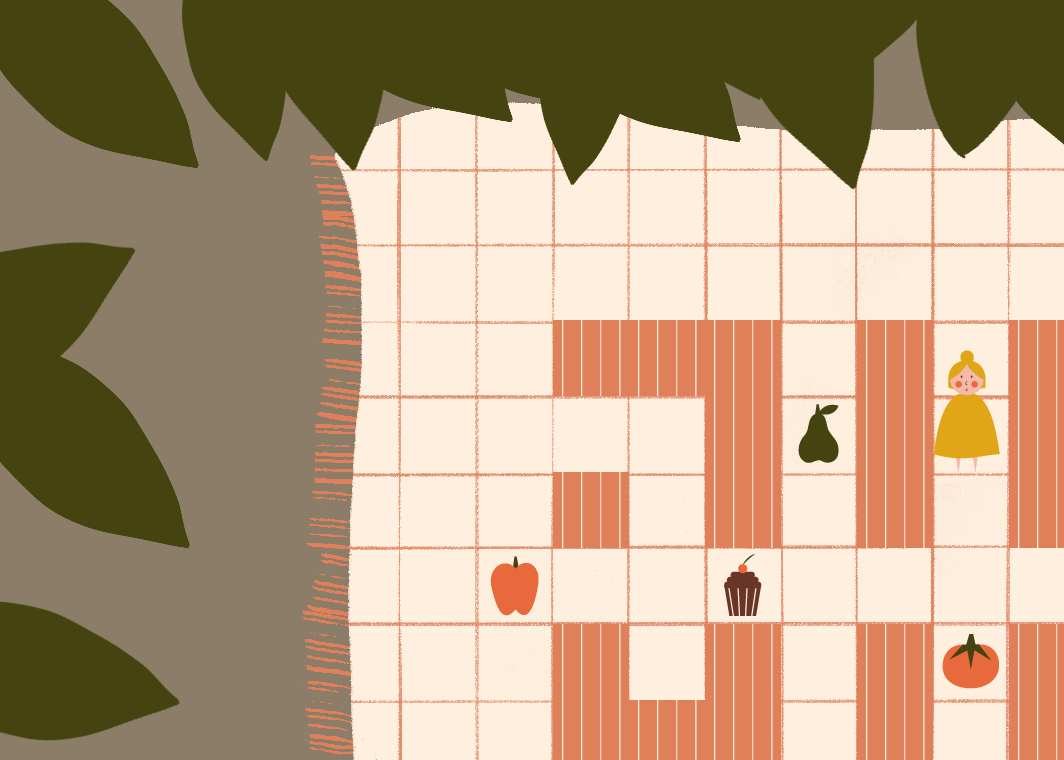

This is a level from a 2D game, rendered from its Tiled map with the project's own tilesets. A one-line summary and the map file follow, with tile-layer data summarised:
An orthogonal 14x10 tile map with 76x76 px tiles, 1 tile layer (Map), 1 image layer.

<map version="1.4" tiledversion="1.4.1" orientation="orthogonal" renderorder="right-down" width="14" height="10" tilewidth="76" tileheight="76" infinite="0" nextlayerid="6" nextobjectid="6">
 <tileset firstgid="1" source="../res/world.tsx" />
 <imagelayer id="5" name="Bg" locked="1">
  <image source="../res/bg.png" width="1920" height="1080" />
 </imagelayer>
 <layer id="1" name="Map" width="14" height="10" offsetx="401" offsety="168">
  <data>[140 cells, 37 non-empty, 6 distinct tile ids]</data>
 </layer>
</map>
